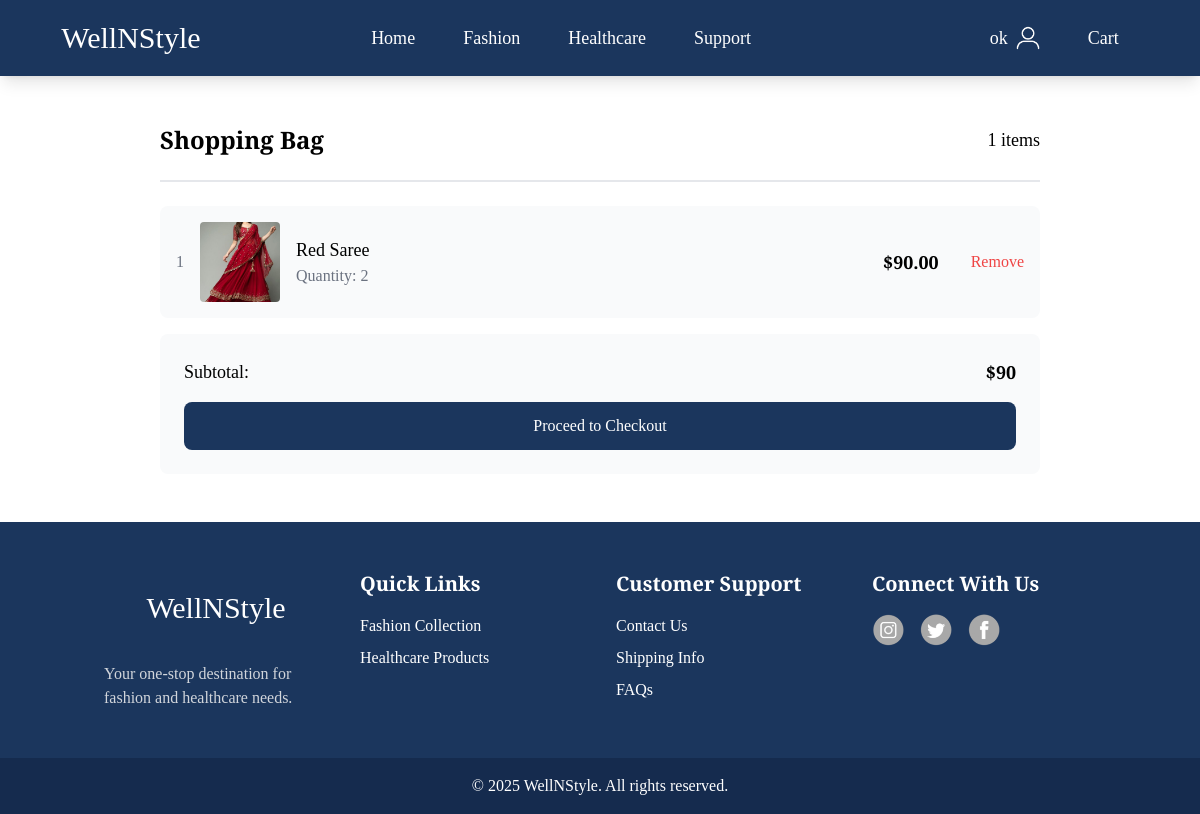
The page /cart/ (signed in) on the database as committed earlier.
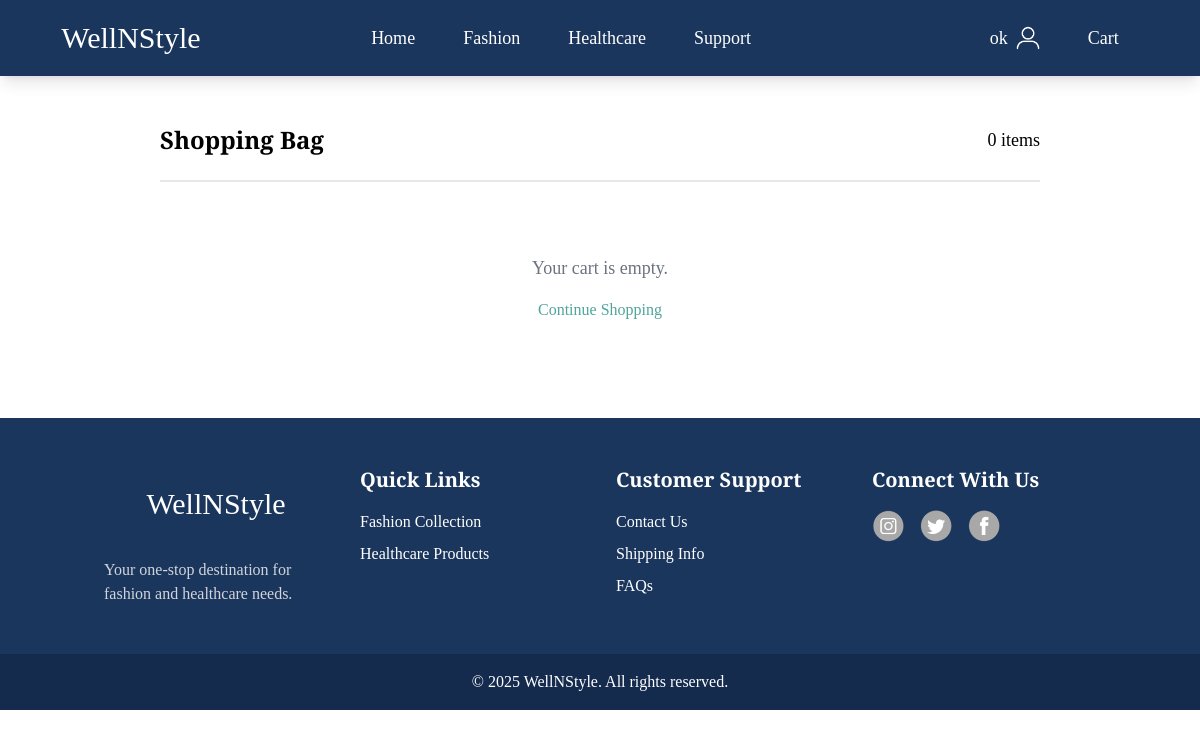
The same page on the database as committed later.
### ecom/models.py (models this page shows, shortened)
class Cart(models.Model):
    user = models.OneToOneField(User, on_delete=models.CASCADE)
    created_at = models.DateTimeField(default=timezone.now)

class CartItem(models.Model):
    cart = models.ForeignKey(Cart, on_delete=models.CASCADE)
    product = models.ForeignKey(Product, on_delete=models.CASCADE)
    quantity = models.PositiveIntegerField(default=1)
    def total_price(self):
        return self.quantity * self.product.price

class Product(models.Model):
    name = models.CharField(max_length=255)
    description = models.TextField()
    price = models.DecimalField(max_digits=10, decimal_places=2)
    category = models.ForeignKey(Category, on_delete=models.CASCADE)
    image = models.ImageField(upload_to='product/img')
    stock_quantity = models.IntegerField()

### ecom/views.py (the view)
# urls.py: path('cart/', cart, name='cart'),
@login_required(login_url='/loginpg/')
def cart(request):
    cart = get_object_or_404(Cart, user=request.user)
    cart_items = cart.cartitem_set.all()
    total_price = cart_items.aggregate(total=Sum(F('quantity') * F('product__price')))['total'] or 0
    return render(request, 'ecom/cart.html', {
        'cart': cart,
        'cart_items': cart_items,
        'total_price': total_price
    })

### ecom/templates/ecom/cart.html (shortened to what this page needs)
{% extends 'ecom/base.html' %}
{% load static %}
{% block body %}
<section class="flex bg-white justify-center items-center p-8">
   <section class="bg-white justify-center items-center p-2 m-2 w-full max-w-4xl">
      <div class="flex justify-between items-center mb-6">
         <h2 class="text-2xl font-semibold">Shopping Bag</h2>
         <h2 class="text-lg">{{ cart.cartitem_set.count }} items</h2>
      </div>
      <hr class="border border-gray-200 mb-6">
      {% if cart.cartitem_set.exists %}
      <div class="space-y-4">
         {% for item in cart.cartitem_set.all %}
         <div class="flex bg-gray-50 p-4 rounded-lg justify-between items-center">
            <div class="flex items-center space-x-4">
               <span class="text-gray-500">{{ forloop.counter }}</span>
               <img src="/media/{{item.product.image}}" class="h-20 w-20 object-cover rounded" alt="">
               <div>
                  <h3 class="text-lg font-medium">{{ item.product.name }}</h3>
                  <p class="text-gray-500">Quantity: {{ item.quantity }}</p>
               </div>
            </div>
            <div class="flex items-center space-x-8">
               <span class="text-lg font-semibold">${{ item.total_price }}</span>
               <a href="{% url 'remove_from_cart' item.product.id %}" class="text-red-500 hover:text-red-700">Remove</a>
            </div>
         </div>
         {% endfor %}
         <div class="mt-8 bg-gray-50 p-6 rounded-lg">
                <div class="flex justify-between mb-4">
                    <span class="text-lg">Subtotal:</span>
                    <span class="text-lg font-semibold">${{ total_price }}</span>
                </div>
                <a href="{% url 'cart_checkout' %}" class="block w-full text-center bg-[#1B365D] text-white py-3 rounded-lg hover:bg-[#4FA49D] transition-colors">
                    Proceed to Checkout
                </a>
            </div>
      </div>
      {% else %}
      <div class="text-center py-12">
         <p class="text-gray-500 text-lg">Your cart is empty.</p>
         <a href="{% url 'collection' %}" class="text-[#4FA49D] hover:underline mt-4 inline-block">Continue Shopping</a>
      </div>
      {% endif %}
   </section>
</section>
{% endblock %}

Rows that differ between the two databases and show on the page:
removed CartItem: product.image (picture), product.name "Red Saree", quantity "2", total_price "90.00"
computed for Cart: cartitem_set.count "1" → "0"
Other text that changed with them:
{{ total_price }}: "90" → (not shown)
text no longer shown: "Subtotal: $ Proceed to Checkout"
text now shown: "Your cart is empty. Continue Shopping"
